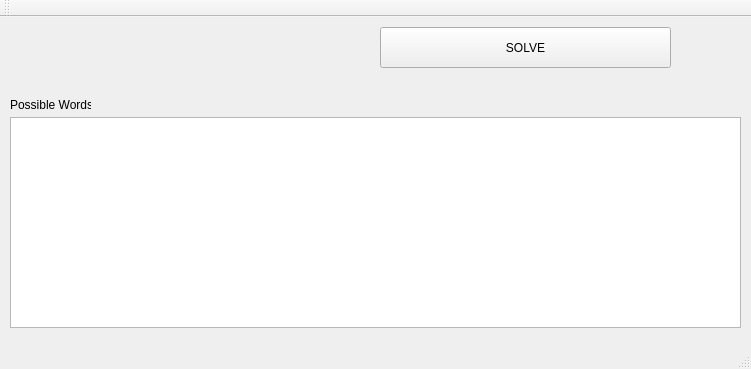
<?xml version="1.0" encoding="UTF-8"?>
<ui version="4.0">
 <class>window</class>
 <widget class="QMainWindow" name="window">
  <property name="geometry">
   <rect>
    <x>0</x>
    <y>0</y>
    <width>751</width>
    <height>369</height>
   </rect>
  </property>
  <property name="windowTitle">
   <string>Jumbled Solver</string>
  </property>
  <widget class="QWidget" name="centralWidget">
   <widget class="QPushButton" name="Button_Solve">
    <property name="geometry">
     <rect>
      <x>380</x>
      <y>10</y>
      <width>291</width>
      <height>41</height>
     </rect>
    </property>
    <property name="text">
     <string>SOLVE</string>
    </property>
   </widget>
   <widget class="QListWidget" name="listWidget_SOLVED">
    <property name="geometry">
     <rect>
      <x>10</x>
      <y>100</y>
      <width>731</width>
      <height>211</height>
     </rect>
    </property>
   </widget>
   <widget class="QLabel" name="label_2">
    <property name="geometry">
     <rect>
      <x>10</x>
      <y>80</y>
      <width>81</width>
      <height>16</height>
     </rect>
    </property>
    <property name="text">
     <string>Possible Words</string>
    </property>
   </widget>
   <widget class="QWidget" name="">
    <property name="geometry">
     <rect>
      <x>10</x>
      <y>20</y>
      <width>351</width>
      <height>22</height>
     </rect>
    </property>
    <layout class="QHBoxLayout" name="horizontalLayout">
     <item>
      <widget class="QLabel" name="label">
       <property name="text">
        <string>Jumbled Word</string>
       </property>
      </widget>
     </item>
     <item>
      <widget class="QLineEdit" name="lineEdit_JWord"/>
     </item>
    </layout>
   </widget>
  </widget>
  <widget class="QMenuBar" name="menuBar">
   <property name="geometry">
    <rect>
     <x>0</x>
     <y>0</y>
     <width>751</width>
     <height>21</height>
    </rect>
   </property>
  </widget>
  <widget class="QToolBar" name="mainToolBar">
   <attribute name="toolBarArea">
    <enum>TopToolBarArea</enum>
   </attribute>
   <attribute name="toolBarBreak">
    <bool>false</bool>
   </attribute>
  </widget>
  <widget class="QStatusBar" name="statusBar"/>
 </widget>
 <layoutdefault spacing="6" margin="11"/>
 <resources/>
 <connections/>
</ui>
